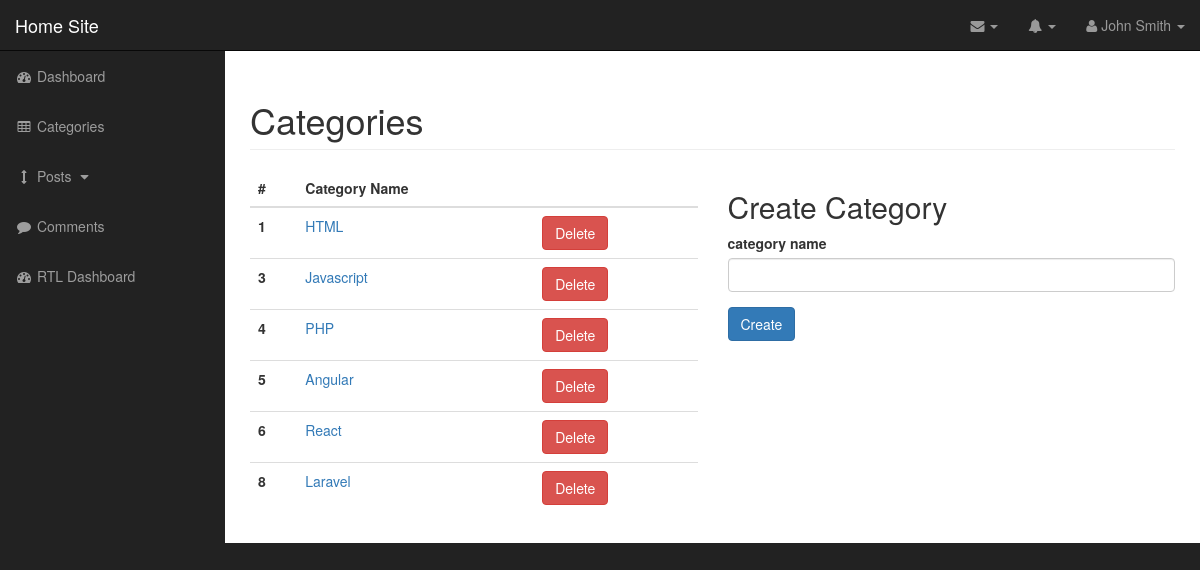
Screenshot of /admin/categories.php (signed in) with the database file from the repository.
### tables this page shows
CREATE TABLE `categories` (
  `category_id` int(11) NOT NULL,
  `category_name` varchar(50) NOT NULL
);

### admin/functions.php (called while the page is built, shortened)
<?php
function is_record_exist($result): bool
{
    if (mysqli_num_rows($result) > 0)
        return true;
    else
        return false;
}

### admin/categories.php (the view, shortened to what this page needs)
<?php include_once 'includes/header.php'; ?>
<div id="wrapper">
    <?php include_once 'includes/nav.php'; ?>
    <div id="page-wrapper">
        <div class="container-fluid">
            <div class="row">
                <div class="col-lg-12">
                    <h1 class="page-header">
                        Categories
                    </h1>
                    <div class="row">
                        <div class="col-lg-6">
                            <?php
                            $query = "SELECT * FROM categories";
                            $result = mysqli_query($con, $query);
                            if (is_record_exist($result)) :
                                ?>
                                <table class="table">
                                    <thead>
                                        <tr>
                                            <th>#</th>
                                            <th>Category Name</th>
                                            <th></th>
                                        </tr>
                                    </thead>
                                    <tbody>
                                        <?php
                                            while ($row = mysqli_fetch_assoc($result)) :
                                                $category_id = $row['category_id'];
                                                $category_name = $row['category_name'];
                                        ?>
                                            <tr>
                                                <th scope="row">
                                                    <?php echo $category_id; ?>
                                                </th>
                                                <td>
                                                    <a href="categories.php?source=edit&id=<?php echo $category_id; ?>">
                                                        <?php echo $category_name; ?>
                                                    </a>
                                                </td>
                                                <td>
                                                    <form method="post">
                                                        <button type="submit" class="btn btn-danger" name="delete_category">Delete</button>
                                                    </form>
                                                </td>
                                            </tr>
                                        <?php endwhile; ?>
                                    </tbody>
                                </table>
                            <?php
                            else :
                                echo '<h2>There is no Categories.</h2>';
                            endif;
                            ?>
                        </div>
                        <div class="col-lg-6">
                            <h2>Create Category</h2>
                            <form action="" method="post">
                                <div class="form-group">
                                    <label for="category_name">category name</label>
                                    <input id="category_name" name="category_name" type="text" class="form-control">
                                </div>
                                <button type="submit" name="create_category" class="btn btn-primary">Create</button>
                            </form>
                        </div>
                    </div>
                </div>
            </div>
        </div>
    </div>
</div>
<?php include_once 'includes/footer.php'; ?>

### admin/css/sb-admin.css (style rules this page uses)
body { margin-top: 100px; background-color: #222; }
@media (min-width:768px) { body { margin-top: 50px; } }
#wrapper { padding-left: 0; }
#page-wrapper { width: 100%; padding: 0; background-color: #fff; }
@media (min-width:768px) { #wrapper { padding-left: 225px; } }
@media (min-width:768px) { #page-wrapper { padding: 10px; } }

### rows the page displays
categories: category_id "1", category_name "HTML"
categories: category_id "3", category_name "Javascript"
categories: category_id "4", category_name "PHP"
categories: category_id "5", category_name "Angular"
categories: category_id "6", category_name "React"
categories: category_id "8", category_name "Laravel"
